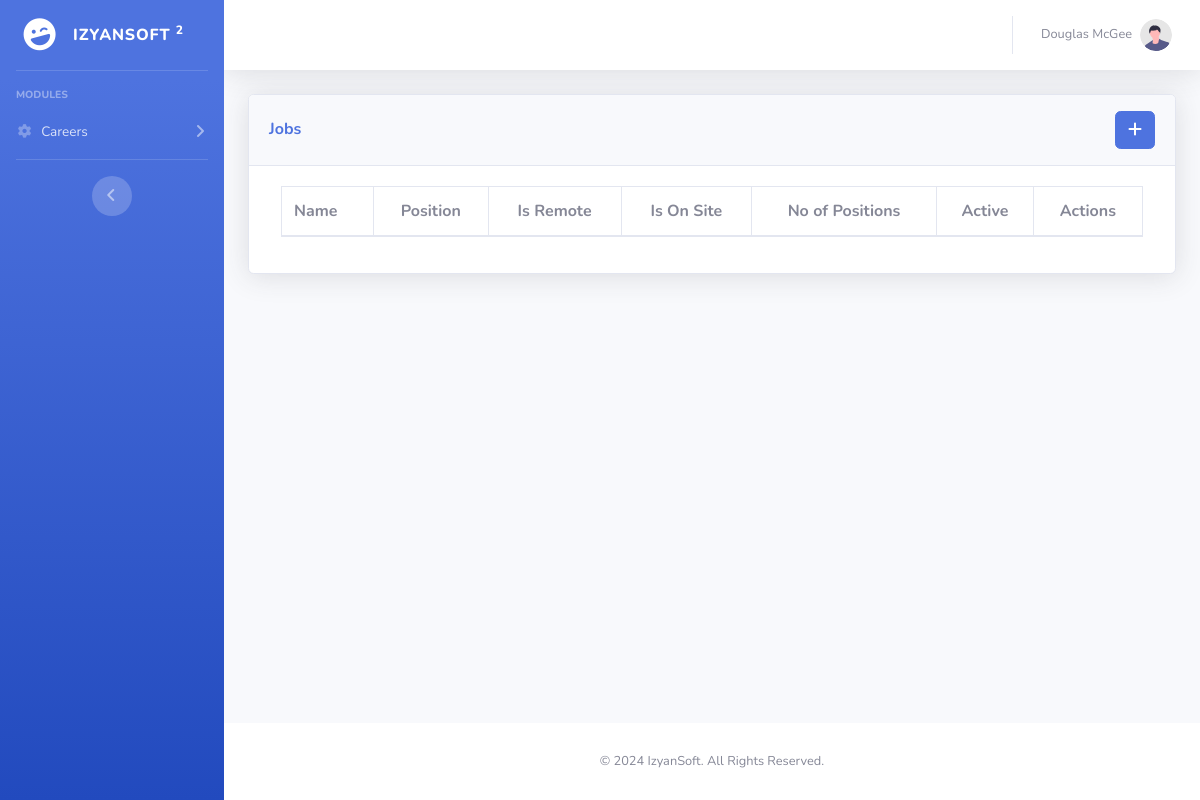
The app's page /portal/jobs/, older data.
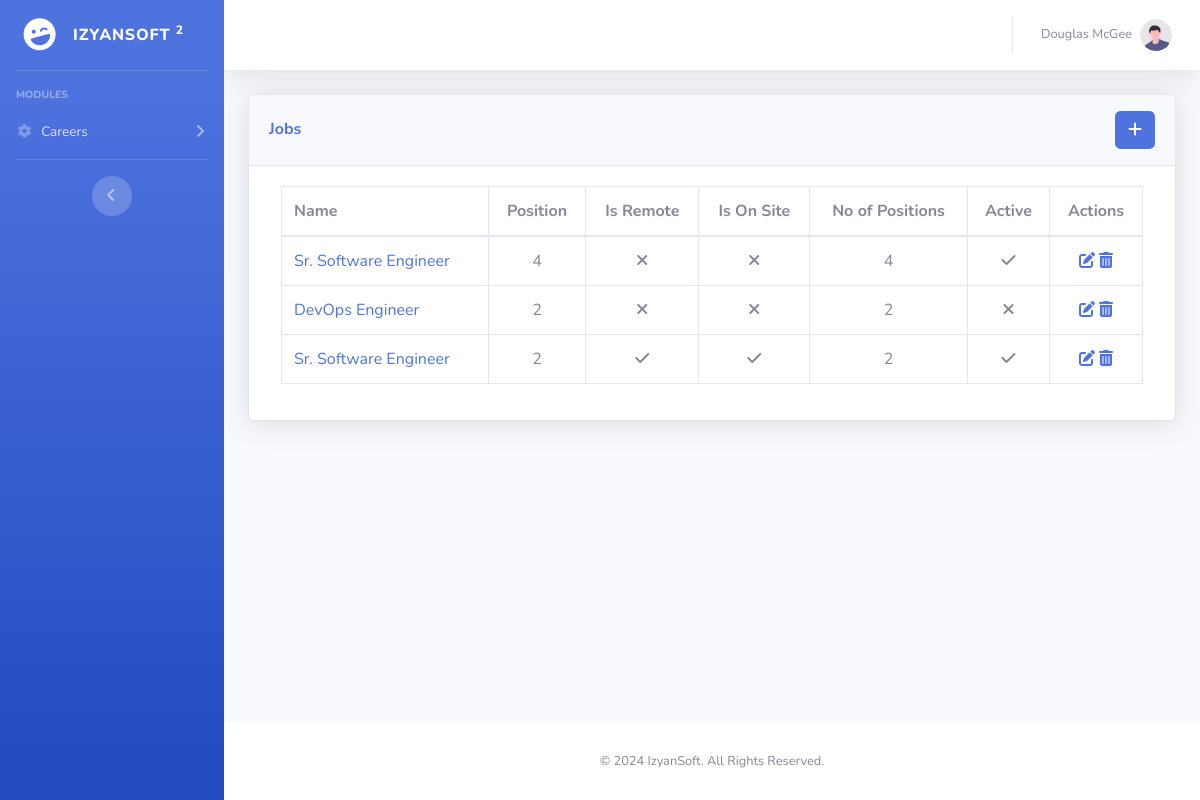
The same page, newer data.
### jobs/models.py (models this page shows, shortened)
class Job(models.Model):
    display_title = models.CharField(max_length=100)
    no_of_positions = models.IntegerField(
        validators=[MinValueValidator(1)]
    )
    is_remote = models.BooleanField()
    is_on_site = models.BooleanField()
    job_description = models.TextField()
    location = models.CharField(max_length=100)
    last_date_to_apply = models.DateField()
    domain = models.CharField(max_length=200, null=False)
    active = models.BooleanField(default=True)

### jobs/views.py (the view)
# urls.py: path('', JobListView.as_view(), name='job_list'),
class JobListView(ListView):
    model = Job
    template_name = 'jobs/job_list.html'
    context_object_name = 'jobs'
    def get(self, request):
        success_messages = messages.get_messages(request)
        success_messages_list = [message.message for message in success_messages if message.level == messages.SUCCESS]
        jobs = Job.objects.all()
        return render(request, self.template_name, {'jobs': jobs, 'success_messages': success_messages_list})

### jobs/templates/jobs/job_list.html (shortened to what this page needs)
{% extends 'admin-portal-base.html' %}
{% block content %}
    <div class="card shadow mb-4">
        <div class="card-header py-3">
            <h6 class="m-0 font-weight-bold text-primary d-flex justify-content-between align-items-center">
                <span>Jobs</span>
                <a href="{% url 'create_job' %}"  class="btn btn-primary ml-auto"><i class="fa fa-plus"></i></a>
            </h6>
        </div>
        <div class="card-body">
            <div class="table-responsive">
                <div class="col-lg-12">
                    <table class="table table-bordered" id="jobs" width="100%" cellspacing="0">
                        <thead>
                            <tr>
                                <th>Name</th>
                                <th class="text-center">Position</th>
                                <th class="text-center">Is Remote</th>
                                <th class="text-center">Is On Site</th>
                                <th class="text-center">No of Positions</th>
                                <th class="text-center">Active</th>
                                <th class="text-center">Actions</th>
                            </tr>
                        </thead>
                        <tbody>
                            {% for job in jobs %}
                                <tr>
                                    <td><a href="{% url 'job_detail' pk=job.pk %}">{{ job.display_title }}</a></td>
                                    <td class="text-center">{{ job.no_of_positions }}</td>
                                    <td class="text-center">{% if job.is_remote %}<i class="fas fa-check"></i>{% else %}<i class="fas fa-times"></i>{% endif %}</td>
                                    <td class="text-center">{% if job.is_on_site %}<i class="fas fa-check"></i>{% else %}<i class="fas fa-times"></i>{% endif %}</td>
                                    <td class="text-center">{{ job.no_of_positions }}</td>
                                    <td class="text-center">{% if job.active %}<i class="fas fa-check"></i>{% else %}<i class="fas fa-times"></i>{% endif %}</td>
                                    <td class="text-center">
                                        <a href="{% url 'edit_job' pk=job.pk %}">
                                            <i class="fas fa-edit"></i>
                                        </a>
                                        <a href="{% url 'delete_job' pk=job.pk %}">
                                            <i class="fas fa-trash-alt"></i>
                                        </a>
                                    </td>
                                </tr>
                            {% endfor %}
                        </tbody>
                    </table>
                </div>
            </div>
        </div>
    </div>
{% endblock%}

### website/templates/admin-portal-base.html (shortened to what this page needs)
{% load static %}
<!DOCTYPE html>
<html lang="en">
<head>
    <link href="{% static 'vendor/fontawesome-free/css/all.min.css' %}" rel="stylesheet" type="text/css">
    <link href="{% static 'css/sb-admin-2.min.css' %}" rel="stylesheet">
    <link href="{% static 'vendor/datatables/dataTables.bootstrap4.min.css' %}" rel="stylesheet">
</head>
<body id="page-top">
    <div id="wrapper">
        <ul class="navbar-nav bg-gradient-primary sidebar sidebar-dark accordion" id="accordionSidebar">
            <a class="sidebar-brand d-flex align-items-center justify-content-center" href="{% url 'dashboards'%}">
                <div class="sidebar-brand-icon rotate-n-15">
                    <i class="fas fa-laugh-wink"></i>
                </div>
                <div class="sidebar-brand-text mx-3">izyansoft <sup>2</sup></div>
            </a>
            <hr class="sidebar-divider">
            <div class="sidebar-heading">
                Modules
            </div>
            <li class="nav-item">
                <a class="nav-link collapsed" href="#" data-toggle="collapse" data-target="#collapseTwo"
                    aria-expanded="true" aria-controls="collapseTwo">
                    <i class="fas fa-fw fa-cog"></i>
                    <span>Careers</span>
                </a>
            </li>
            <hr class="sidebar-divider d-none d-md-block">
            <div class="text-center d-none d-md-inline">
                <button class="rounded-circle border-0" id="sidebarToggle"></button>
            </div>
        </ul>
        <div id="content-wrapper" class="d-flex flex-column">
             <div id="content">
                <nav class="navbar navbar-expand navbar-light bg-white topbar mb-4 static-top shadow">
                    <ul class="navbar-nav ml-auto">
                        <li class="nav-item dropdown no-arrow">
                            <a class="nav-link dropdown-toggle" href="#" id="userDropdown" role="button"
                                data-toggle="dropdown" aria-haspopup="true" aria-expanded="false">
                                <span class="mr-2 d-none d-lg-inline text-gray-600 small">Douglas McGee</span>
                                <img class="img-profile rounded-circle"
                                    src="{% static 'img/undraw_profile.svg' %}">
                            </a>
                        </li>
                    </ul>
                </nav>
                <div class="container-fluid">
                    {% block content %}{% endblock %}
                </div>
            </div>
             <footer class="sticky-footer bg-white">
                <div class="container my-auto">
                    <div class="copyright text-center my-auto">
                        <span>© <Script>document.write(new Date().getFullYear());</Script> </span> IzyanSoft. All Rights Reserved.
                    </div>
                </div>
            </footer>
        </div>
    </div>
</body>
</html>

Row changes from the older to the newer data that the page shows:
added Job: display_title "Sr. Software Engineer", no_of_positions "4", is_remote False (drawn), is_on_site False (drawn), active True (drawn)
added Job: display_title "DevOps Engineer", no_of_positions "2", is_remote False (drawn), is_on_site False (drawn), active False (drawn)
added Job: display_title "Sr. Software Engineer", no_of_positions "2", is_remote True (drawn), is_on_site True (drawn), active True (drawn)
